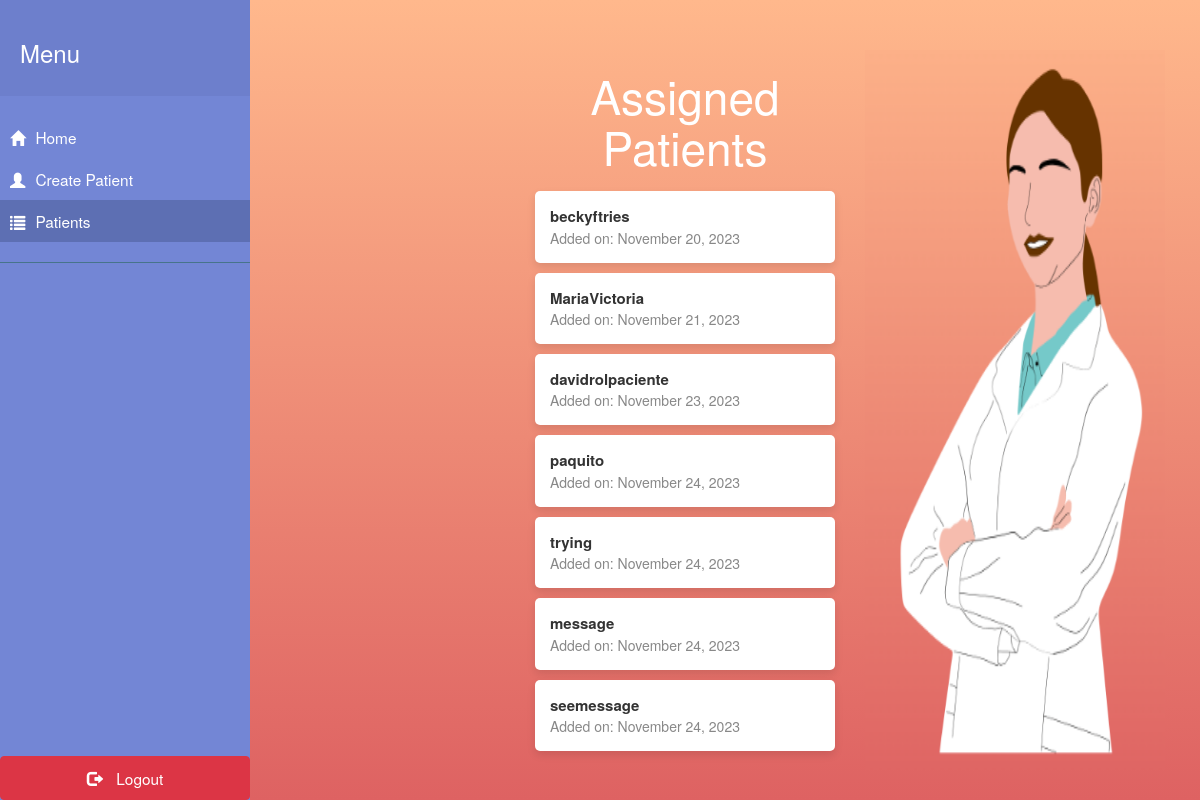
The page /patients/ (signed in) on the database as committed earlier.
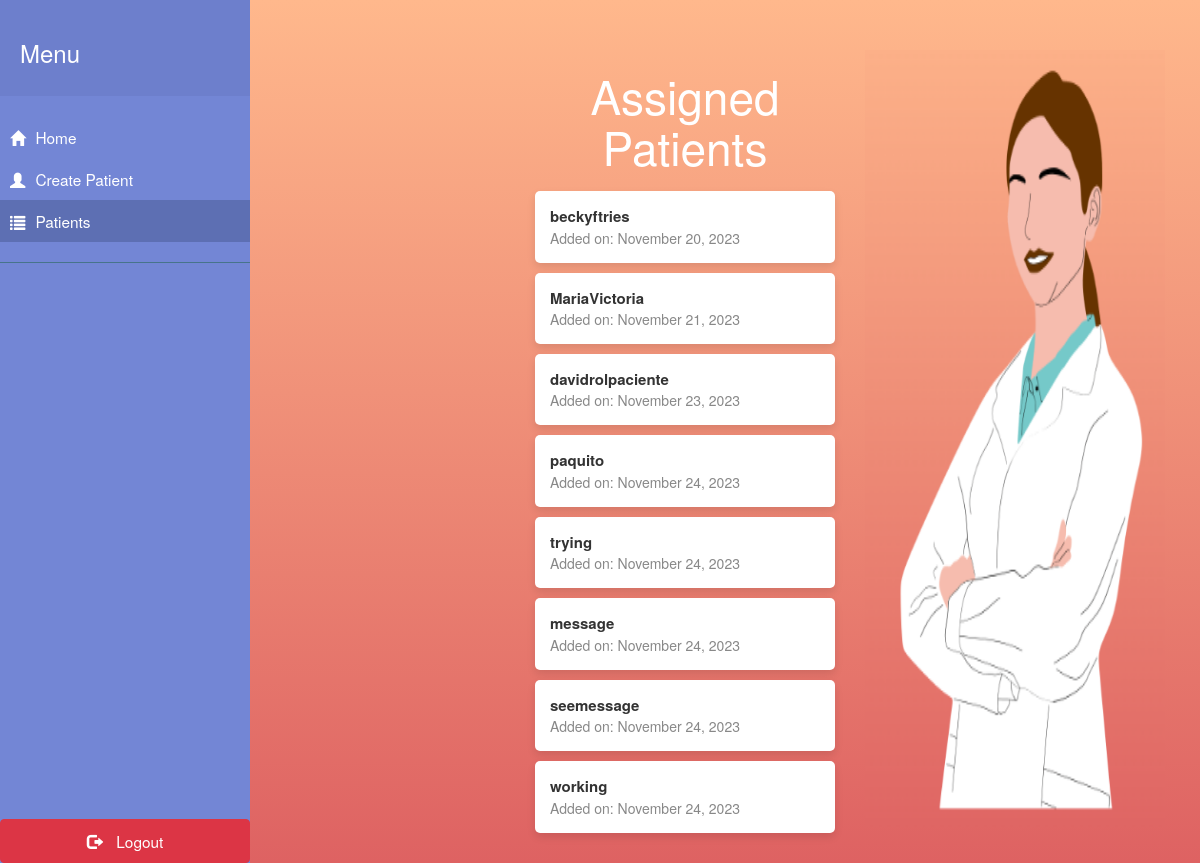
The same page on the database as committed later.
### polls/models.py (models this page shows, shortened)
class CustomUser(AbstractUser):
    USER_TYPES = (
        ('patient', 'Patient'),
        ('admin', 'Admin'),
        ('doctor', 'Doctor'),
    )
    user_type = models.CharField(max_length=10, choices=USER_TYPES, default="patient")
    assigned_doctor = models.ForeignKey(blank=True, null=True, to='self', on_delete=models.CASCADE, default=None)
    date_joined = models.DateTimeField(default=timezone.now)

### polls/views.py (the view)
# urls.py: path('patients/', views.patients, name='patients'),
def patients(request):
    if request.user.user_type == "doctor":
        patients_assigned_to_doctor = CustomUser.objects.filter(assigned_doctor=request.user)
        return render(request, 'polls/patients.html', {'patients': patients_assigned_to_doctor})
    else:
        return redirect('/')

### polls/templates/polls/patients.html
{% extends 'polls/doctordash.html' %}
{% block content %}
    <link href="//maxcdn.bootstrapcdn.com/bootstrap/3.3.0/css/bootstrap.min.css" rel="stylesheet" id="bootstrap-css">
    {% load static %}
    <link rel="stylesheet" href="{% static 'polls/patients.css' %}">
    <div class="container">
        <div class="row">
            <div class="col-md-6">
                <h1 class="welcome text-center">Assigned Patients</h1>
                <ul class="patient-list">
                    {% for patient in patients %}
                        <li class="patient-item">
                            <a href="#">{{ patient.username }}</a>
                            <span class="date-added">Added on: {{ patient.date_joined|date:"F d, Y" }}</span>
                        </li>
                    {% endfor %}
                </ul>
            </div>
            <div class="col-md-6 image-column">
                <img src="{% static 'polls/images/assignedpatient.png' %}" alt="Image" class="img-responsive">
            </div>
        </div>
    </div>
{% endblock %}

Rows that differ between the two databases and show on the page:
added CustomUser: username "working", date_joined "November 24, 2023"
